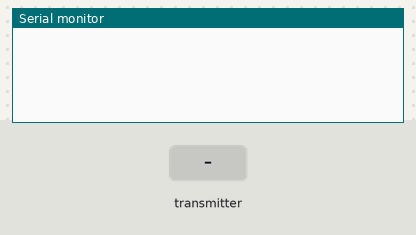
The sketch below on a simulated Arduino Uno, built with avr-gcc and run on an emulated ATmega328P. Shown: the last lines printed to the serial monitor. The test bench sets the inputs (shaded band). No radio packets arrive unless stated.

Above: at 1.2 s.
1.3 s: the transmitter starts sending joyStickReadings.0 = 0
At 1.8 s:
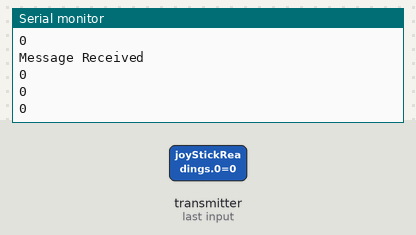
2.8 s: the transmitter starts sending joyStickReadings.1 = 256
4.3 s: the transmitter starts sending joyStickReadings.0 = 256
7.3 s: the transmitter starts sending joyStickReadings.2 = 256
10.3 s: the transmitter starts sending joyStickReadings.1 = 1023
13.3 s: the transmitter starts sending joyStickReadings.2 = 0
At 14.3 s:
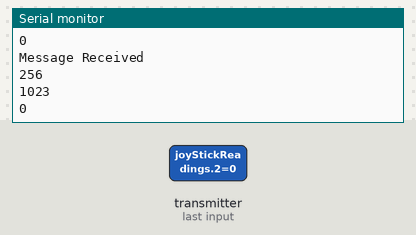
Timing chart, 0 to 16.3 s (numbered marks = the images above; inputs shaded):
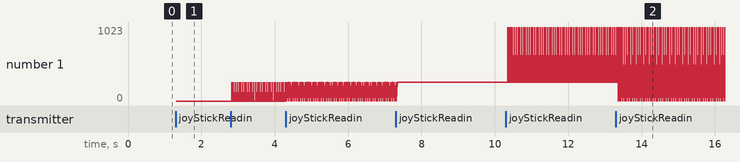

The sketch:

mouseRecieverTest.ino
```cpp
#include <SPI.h>

#include <nRF24L01.h>
#include <RF24.h>
#include <RF24_config.h>

int joyStickReadings[3];

int addresses = 0xF0F0F0F0E1LL;

RF24 radio(9, 10);

void setup()
{

  Serial.begin(9600);

  radio.begin();
  radio.setAutoAck(1);
  radio.setRetries(10, 15);
  radio.openReadingPipe(1, addresses);
  radio.startListening();

}

void loop()
{

  if(radio.available())
  {

    Serial.println("Message Received");
    Serial.println("");

    radio.read(&joyStickReadings, sizeof(joyStickReadings));

    for(int x = 0; x < 3; x++) {Serial.println(joyStickReadings[x]);}

    Serial.println("");

  }

}
```

Measured:
- after the input at 1.3 s, the serial monitor: prints a new line at once (image 1)
- after the input at 13.3 s, the serial monitor: prints a new line after 0.06 s (image 2)
- plotted number 1: 256 → 0 after the input at 13.3 s
